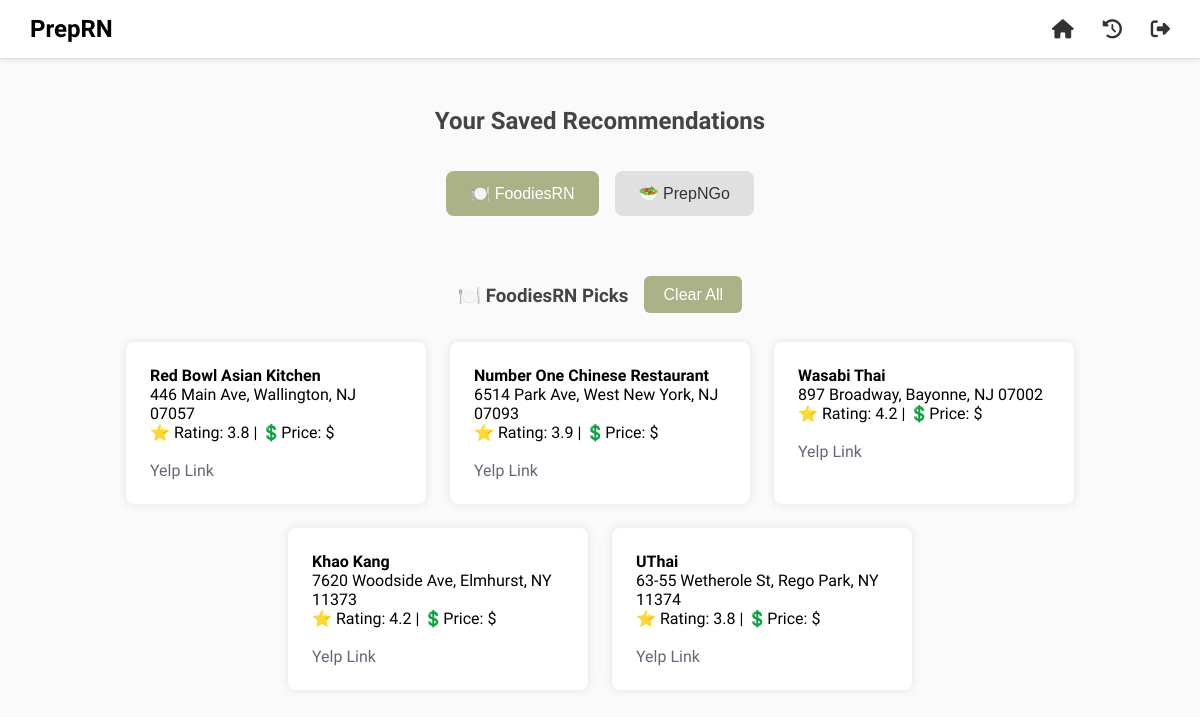
Page /my_recommendations (signed in) on the earlier database version.
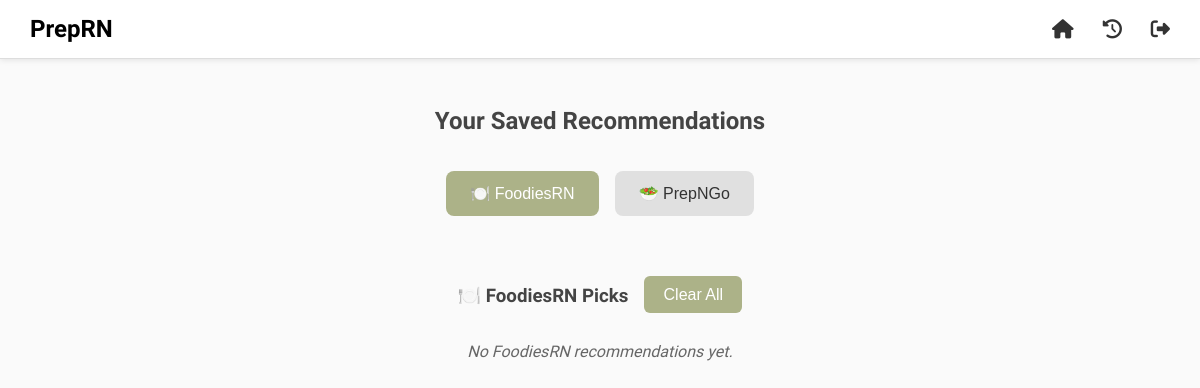
Same page on the later database version.
### tables this page shows
CREATE TABLE "foodiesrn_recommendations" (
	name TEXT, 
	location TEXT, 
	price TEXT, 
	rating FLOAT, 
	url TEXT, 
	user_location TEXT, 
	cuisine TEXT, 
	vibe TEXT, 
	user_id BIGINT
);

### app.py (the view)
@app.route("/my_recommendations")
def my_recommendations():
    if "user_id" not in session:
        return redirect(url_for("login_view"))
    user_id = session["user_id"]
    foodiesrn_results = view_saved_recommendations(user_id)
    prepngo_results = get_saved_prepngo(session["user_id"])
    return render_template("my_recommendations.html",
                           foodiesrn_results=foodiesrn_results,
                           prepngo_results=prepngo_results)

### FoodiesRN/run_foodiesrn.py (called while the page is built)
def view_saved_recommendations(user_id):
    with engine.connect() as connection:
        results = connection.execute(
            db.text(f"""
                SELECT name, location, rating, price, url
                FROM {TABLE_RN}
                WHERE user_id = :uid
            """),
            {"uid": user_id}
        ).fetchall()
    if results:
        return results
    return results

### prepngo/database_functions.py (called while the page is built)
def get_saved_meals(conn: sqlite3.Connection, user_id: int) -> List[tuple]:
    cur = conn.cursor()
    cur.execute('''
        SELECT meals.title, meals.price, meals.summary, meals.source_url
        FROM meals
        JOIN requests ON meals.request_id = requests.id
        WHERE requests.user_id = ?
        ORDER BY meals.id DESC
    ''', (user_id,))
    return cur.fetchall()

### shared/prepngo_helpers.py (called while the page is built)
def get_saved_prepngo(user_id):
    conn = init_db('preprn.db')
    results = get_saved_meals(conn, user_id)
    conn.close()
    return results

### templates/my_recommendations.html (shortened to what this page needs)
{% extends "layout.html" %}
{% block content %}
<link rel="stylesheet" href="{{ url_for('static', filename='my_recommendations.css') }}">
<h2>Your Saved Recommendations</h2>
<div class="tab-buttons">
  <button class="tab-button active" onclick="showTab('foodies')">🍽️ FoodiesRN</button>
  <button class="tab-button" onclick="showTab('prep')">🥗 PrepNGo</button>
</div>
<div id="foodies" class="tab-content">
  <div class="card-section">
    <div class="section-header">
      <h3>🍽️ FoodiesRN Picks</h3>
      <form method="POST" action="{{ url_for('clear_foodiesrn') }}">
        <button type="submit">Clear All</button>
      </form>
    </div>
    {% if foodiesrn_results %}
      <div class="card-container">
        {% for r in foodiesrn_results %}
          <div class="card">
            <strong>{{ r.name }}</strong><br>
            {{ r.location }}<br>
            ⭐ Rating: {{ r.rating }} | 💲Price: {{ r.price }}<br><br>
            <a href="{{ r.url }}" target="_blank">Yelp Link</a>
          </div>
        {% endfor %}
      </div>
    {% else %}
      <p>No FoodiesRN recommendations yet.</p>
    {% endif %}
  </div>
</div>
{% endblock %}

### templates/layout.html (shortened to what this page needs)
<!DOCTYPE html>
<html>
<head>
  <link rel="stylesheet" href="{{ url_for('static', filename='layout.css') }}">
  <link rel="stylesheet" href="https://cdnjs.cloudflare.com/ajax/libs/font-awesome/6.5.0/css/all.min.css">
</head>
<body>
  {% if session.username %}
  <nav>
  <div class="nav-left">
    <span class="logo">PrepRN</span>
  </div>
  <div class="nav-right">
    <a href="{{ url_for('dashboard') }}"><i class="fas fa-home"></i></a>
    <a href="{{ url_for('my_recommendations') }}"><i class="fas fa-history"></i></a>
    <a href="{{ url_for('logout') }}"><i class="fas fa-sign-out-alt"></i></a>
  </div>
</nav>
  <hr>
  {% endif %}
  {% block content %}{% endblock %}
</body>
</html>

### static/layout.css (style rules this page uses)
body { margin: 0; font-family: 'Segoe UI', sans-serif; background-color: #fafafa; }
nav { background-color: #ffffff; display: flex; justify-content: space-between; align-items: center; padding: 15px 30px; box-shadow: 0 2px 6px rgba(0, 0, 0, 0.1); }
.nav-left .logo { font-size: 1.5rem; font-weight: 700; color: black; }
.nav-right a { margin-left: 25px; font-size: 1.2rem; color: #333; text-decoration: none; transition: color 0.2s ease; }
.nav-right a i { color: #333; transition: color 0.2s ease; }
hr { margin: 0; border: none; border-top: 1px solid #ddd; }

### static/my_recommendations.css (style rules this page uses)
.section-header { display: flex; align-items: center; justify-content: center; gap: 1rem; margin-bottom: 1rem; }
h2, h3 { color: #444; text-align: center; margin-top: 2em; }
.card-section { margin-bottom: 2rem; }
.card-section p { text-align: center; font-style: italic; color: #666; }
button { background-color: #ACB288; color: white; padding: 0.6em 1.2em; border: none; border-radius: 6px; font-size: 1em; cursor: pointer; margin-top: 1em; transition: background-color 0.3s; }
.tab-buttons { display: flex; justify-content: center; margin-bottom: 2rem; gap: 1rem; }
.tab-button { background-color: #e0e0e0; color: #333; border: none; padding: 0.8em 1.5em; border-radius: 8px; cursor: pointer; font-size: 1rem; transition: background-color 0.3s ease; }
.tab-button.active { background-color: #ACB288; color: white; }

Differences in the rows shown:
removed foodiesrn_recommendations: name "Red Bowl Asian Kitchen", location "446 Main Ave, Wallington, NJ 07057", rating "3.8", price "$"
removed foodiesrn_recommendations: name "Number One Chinese Restaurant", location "6514 Park Ave, West New York, NJ 07093", rating "3.9", price "$"
removed foodiesrn_recommendations: name "Wasabi Thai", location "897 Broadway, Bayonne, NJ 07002", rating "4.2", price "$"
removed foodiesrn_recommendations: name "Khao Kang", location "7620 Woodside Ave, Elmhurst, NY 11373", rating "4.2", price "$"
removed foodiesrn_recommendations: name "UThai", location "63-55 Wetherole St, Rego Park, NY 11374", rating "3.8", price "$"
Other differences:
text now shown: "No FoodiesRN recommendations yet."
